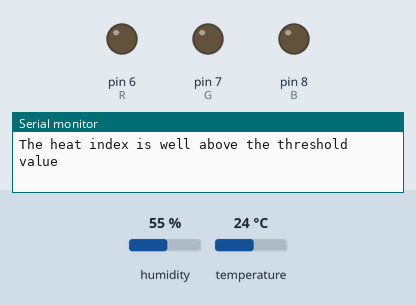
Recording of a program running on a simulated Arduino Uno, built with avr-gcc and run on an emulated ATmega328P. Parts: output pins drawn as LEDs (lit = HIGH), the last lines printed to the serial monitor. The test bench sets the inputs (shaded band); at power-on: temperature 24 °C, humidity 55 %.

Above: at 11.0 s.
11.1 s: temperature set to 22 °C
21.7 s: temperature set to 19 °C
At 31.9 s:
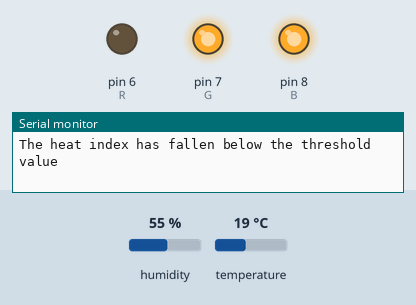
32.2 s: humidity set to 83 %
42.4 s: humidity set to 86 %
At 52.1 s:
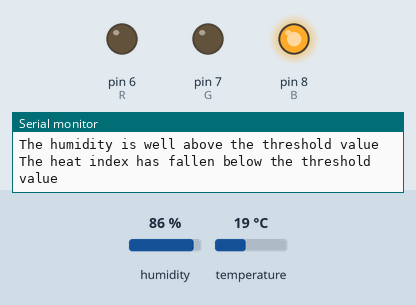
52.6 s: temperature set to 16 °C
At 62.4 s:
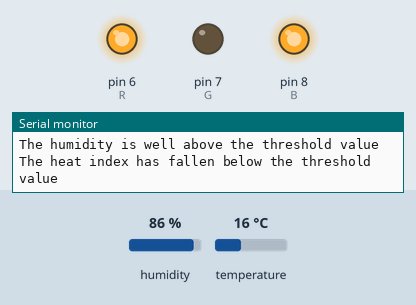
62.8 s: humidity set to 22 %
At 72.9 s:
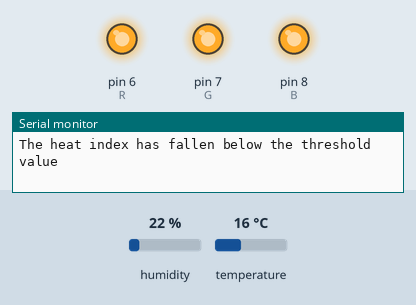
Timing chart, 0 to 74.0 s (numbered marks = the images above; inputs shaded):
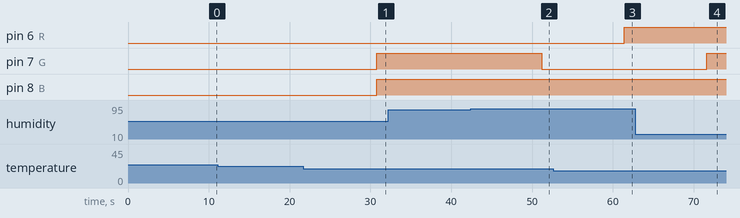

The program:

main.cpp
```cpp
//indicator
#include<Arduino.h>
#include<DHT.h>//this library is required to get reading from the dht sensor i.e DHT11 and DHT22
#include <Adafruit_Sensor.h>//you have to include this library as well incase you want to use any adfruit library as here we are using DHT
#define DHTPIN 5 //we have to define the signal pin
#define DHTTYPE DHT11 //if you are using DHT22 use DHT22 in place of DHT11
const int R=6;
const int G=7;
const int B=8;
int Rstate=0;
int Gstate=0;
int Bstate=0;

DHT dht(DHTPIN, DHTTYPE);//defining the DHT parametrs

void setup() {
  pinMode(R,OUTPUT);
  pinMode(G,OUTPUT);
  pinMode(B,OUTPUT);
  Serial.begin(9600);//serial communication
  Serial.println(F("DHTxx test!"));

  dht.begin();//to start the communication
}

void loop()
{
  float h = dht.readHumidity();        // read humidity
  float t = dht.readTemperature();     // read temperature
  float f = dht.readTemperature(true);  //read temperature as farenhite if set true
  //to check if any of the above readings has failed
  if (isnan(h) || isnan(t) || isnan(f)) {
    Serial.println(F("Failed to read from DHT sensor!"));
    return;
}
//getting headIndex

//Compute heat index in Fahrenheit (the default)

float hif = dht.computeHeatIndex(f, h);
//Compute heat index in Celsius (isFahreheit = false)

float hic = dht.computeHeatIndex(t, h, false);

//printing the results
Serial.print(F(" Humidity: "));
Serial.print(h);
Serial.print(F("%  Temperature: "));
Serial.print(t);
Serial.print(F("°C "));
Serial.print(f);
Serial.print(F("°F  Heat index: "));
Serial.print(hic);
Serial.print(F("°C "));
Serial.print(hif);
Serial.println(F("°F"));
if(t<18.00)
{
  Serial.print("Temperature has fallen below the threshold temperature");
  Serial.println();
  Rstate=1;
}
else
{
  Serial.print("Temperature is well above the trreshold value");
  Serial.println();
  Rstate = 0;
}
if(h<85.00)
{
  Serial.print("The humidity have fallen below the threshold value");
Serial.println();
Gstate=1;
}
else
{
  Serial.print("The humidity is well above the threshold value");
  Serial.println();
  Gstate=0;
}
if(hic<20.00)
{
  Serial.print("The heat index has fallen below the threshold value");
  Serial.println();
  Bstate=1;
}
else
{
  Serial.print("The heat index is well above the threshold value");
  Serial.println();
  Gstate=0;
}
if(Rstate == 1)
{
  digitalWrite(R,HIGH);
  if(Gstate == 1)
{
  digitalWrite(G,HIGH);

if(Bstate == 1)
{
  digitalWrite(B,HIGH);
}
else
{
  digitalWrite(B,LOW);
}
}
else
{
  digitalWrite(G,LOW);

if(Bstate == 1)
{
  digitalWrite(B,HIGH);
}
else
{
  digitalWrite(B,LOW);
}
}

}
else
{
  digitalWrite(R,LOW);
  if(Gstate == 1)
{
  digitalWrite(G,HIGH);

if(Bstate == 1)
{
  digitalWrite(B,HIGH);
}
else
{
  digitalWrite(B,LOW);
}
}
else
{
  digitalWrite(G,LOW);

if(Bstate == 1)
{
  digitalWrite(B,HIGH);
}
else
{
  digitalWrite(B,LOW);
}
}
}
delay(10000);
}
```

Measured:
- the behaviour switches between 21 and 20 °C on temperature (found by bisection; images 0 and 1)
- the behaviour switches between 84 and 85 % on humidity (found by bisection; images 1 and 2)
- the behaviour switches between 18 and 17 °C on temperature (found by bisection; images 2 and 3)
- after the input at 21.7 s, pin 7 (G), pin 8 (B): LOW → HIGH after 9.1 s
- after the input at 42.4 s, pin 7 (G): HIGH → LOW after 8.8 s
- after the input at 52.6 s, pin 6 (R): LOW → HIGH after 8.8 s
- after the input at 62.8 s, pin 7 (G): LOW → HIGH after 8.8 s
